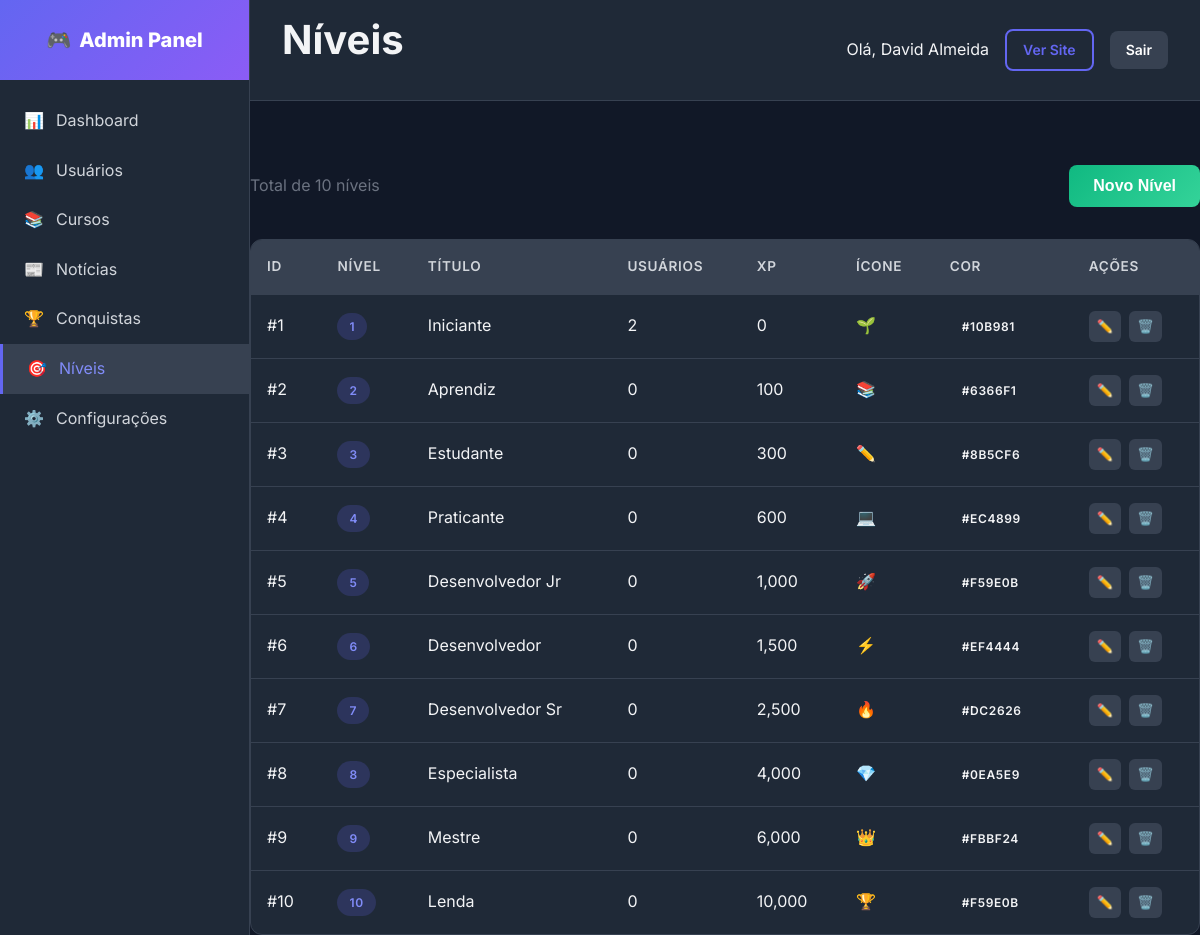
The app's page /admin/levels/levels.php (signed in) with its own data.
### tables this page shows
CREATE TABLE IF NOT EXISTS `users` (
  `id` int NOT NULL AUTO_INCREMENT,
  `username` varchar(50) NOT NULL,
  `email` varchar(100) NOT NULL,
  `password` varchar(255) NOT NULL,
  `full_name` varchar(100) NOT NULL,
  `avatar` varchar(255) DEFAULT 'default.png',
  `role` enum('student','instructor','admin') DEFAULT 'student',
  `xp_total` int DEFAULT '0',
  `level` int DEFAULT '1',
  `streak_days` int DEFAULT '0',
  `last_activity` date DEFAULT NULL,
  `coins` int DEFAULT '0',
  `bio` text,
  `github_url` varchar(255) DEFAULT NULL,
  `linkedin_url` varchar(255) DEFAULT NULL,
  `is_active` tinyint(1) DEFAULT '1',
  `email_verified` tinyint(1) DEFAULT '0',
  `created_at` timestamp NULL DEFAULT CURRENT_TIMESTAMP,
  `updated_at` timestamp NULL DEFAULT CURRENT_TIMESTAMP ON UPDATE CURRENT_TIMESTAMP,
  PRIMARY KEY (`id`),
  UNIQUE KEY `username` (`username`),
  UNIQUE KEY `email` (`email`),
  KEY `idx_username` (`username`),
  KEY `idx_email` (`email`),
  KEY `idx_xp` (`xp_total`)
);

CREATE TABLE IF NOT EXISTS `levels` (
  `id` int NOT NULL AUTO_INCREMENT,
  `level_number` int NOT NULL,
  `title` varchar(50) NOT NULL,
  `xp_required` int NOT NULL,
  `badge_icon` varchar(100) DEFAULT NULL,
  `color` varchar(7) DEFAULT '#6366f1',
  `perks` text,
  `created_at` timestamp NULL DEFAULT CURRENT_TIMESTAMP,
  PRIMARY KEY (`id`),
  UNIQUE KEY `level_number` (`level_number`),
  KEY `idx_level_number` (`level_number`),
  KEY `idx_xp_required` (`xp_required`)
);

### includes/functions.php (called while the page is built, shortened)
<?php
if (!function_exists('url')) {
    function url(string $path = ''): string {
        $baseUrl = defined('BASE_URL') ? BASE_URL : 'http://localhost/gamedev-academy/';
        return rtrim($baseUrl, '/') . '/' . ltrim($path, '/');
    }
}
if (!function_exists('asset')) {
    function asset(string $path): string {
        $path = ltrim($path, '/');
        $protocol = (!empty($_SERVER['HTTPS']) && $_SERVER['HTTPS'] === 'on') ? 'https://' : 'http://';
        $host = $_SERVER['HTTP_HOST'] ?? 'localhost';
        $scriptName = $_SERVER['SCRIPT_NAME'];
        $pathParts = explode('/', trim($scriptName, '/'));
        $projectFolder = $pathParts[0] ?? '';
        if (!empty($projectFolder) && $projectFolder !== 'index.php') {
            return $protocol . $host . '/' . $projectFolder . '/assets/' . $path;
        }
        return $protocol . $host . '/assets/' . $path;
    }
}
if (!function_exists('escape')) {
    function escape(?string $string): string {
        return htmlspecialchars($string, ENT_QUOTES | ENT_HTML5, 'UTF-8');
    }
}
?>

### classes/Database.php (called while the page is built, shortened)
<?php
class Database {
    private static $instance = null;
    private $pdo;
    private function __construct() {
        try {
            $dsn = "mysql:host=" . DB_HOST . ";dbname=" . DB_NAME . ";charset=" . DB_CHARSET;
            $options = [
                PDO::ATTR_ERRMODE => PDO::ERRMODE_EXCEPTION,
                PDO::ATTR_DEFAULT_FETCH_MODE => PDO::FETCH_ASSOC,
                PDO::ATTR_EMULATE_PREPARES => false,
            ];
            $this->pdo = new PDO($dsn, DB_USER, DB_PASS, $options);
        } catch (PDOException $e) {
            die("Erro de conexão: " . $e->getMessage());
        }
    }
    public static function getInstance(): self {
        if (self::$instance === null) {
            self::$instance = new self();
        }
        return self::$instance;
    }
    public function query(string $sql, array $params = []): PDOStatement {
        $stmt = $this->pdo->prepare($sql);
        $stmt->execute($params);
        return $stmt;
    }
    public function fetch(string $sql, array $params = []): ?array {
        return $this->query($sql, $params)->fetch() ?: null;
    }
    public function fetchAll(string $sql, array $params = []): array {
        return $this->query($sql, $params)->fetchAll();
    }
}

### classes/Auth.php (called while the page is built, shortened)
<?php
require_once __DIR__ . '/Database.php';
require_once __DIR__ . '/User.php';
class Auth {
    private $user;
    public function __construct() {
        $this->user = new User();
    }
    public function isLoggedIn(): bool {
        if (isset($_SESSION['user_id'])) {
            return true;
        }
        return false;
    }
    public function getCurrentUser(): ?array {
        return $this->user->find($_SESSION['user_id']);
    }
}

### classes/User.php (called while the page is built, shortened)
<?php
class User {
    private $db;
    public function __construct() {
        $this->db = Database::getInstance();
    }
    public function find(int $id): ?array {
        return $this->db->fetch("SELECT * FROM users WHERE id = ?", [$id]);
    }
}

### admin/levels/levels.php (the view, shortened to what this page needs)
<?php
$pageTitle = 'Níveis';
include '../includes/header.php';
$db = Database::getInstance();
$levels = $db->fetchAll("
    SELECT l.*, (SELECT COUNT(*) FROM users WHERE level = l.level_number) as user_count
    FROM levels l
    ORDER BY l.level_number ASC
");
?>
<div class="d-flex justify-between align-center mb-4">
    <p class="text-muted">Total de <?= count($levels) ?> níveis</p>
    <button class="btn btn-success" onclick="document.getElementById('create-level').style.display='block'">Novo Nível</button>
</div>
<div class="admin-table-container">
    <table class="admin-table">
        <thead>
            <tr>
                <th>ID</th>
                <th>Nível</th>
                <th>Título</th>
                <th>Usuários</th>
                <th>XP</th>
                <th>Ícone</th>
                <th>Cor</th>
                <th>Ações</th>
            </tr>
        </thead>
        <tbody>
            <?php foreach ($levels as $level): ?>
            <tr>
                <td>#<?= $level['id'] ?></td>
                <td><span class="badge badge-primary"><?= $level['level_number'] ?></span></td>
                <td><?= escape($level['title']) ?></td>
                <td><?= number_format($level['user_count']) ?></td>
                <td><?= number_format($level['xp_required']) ?></td>
                <td><?= escape($level['badge_icon']) ?></td>
                <td><span class="badge badge-secondary"><?= escape($level['color']) ?></span></td>
                <td>
                    <div class="admin-actions">
                        <button class="btn-action edit" title="Editar" onclick="toggleEdit(<?= $level['id'] ?>)">✏️</button>
                        <form method="POST" onsubmit="return confirm('Remover este nível?')">
                            <button class="btn-action delete" title="Deletar">🗑️</button>
                        </form>
                    </div>
                </td>
            </tr>
            <?php endforeach; ?>
        </tbody>
    </table>
</div>
<?php include '../includes/footer.php'; ?>

### admin/includes/header.php (shortened to what this page needs)
<?php
require_once __DIR__ . '/../../config/database.php';
require_once __DIR__ . '/../../classes/Database.php';
require_once __DIR__ . '/../../classes/User.php';
require_once __DIR__ . '/../../classes/Auth.php';
require_once __DIR__ . '/../../classes/News.php';
require_once __DIR__ . '/../../includes/functions.php';
$auth = new Auth();
$auth->requireAdmin();
$currentUser = $auth->getCurrentUser();
?>
<!DOCTYPE html>
<html lang="pt-BR">
<head>
    <link rel="stylesheet" href="<?= asset('css/main.css') ?>">
    <link rel="stylesheet" href="<?= asset('css/admin.css') ?>">
<?php
    if (class_exists('EditorJSLoader')) {
        EditorJSLoader::renderStyles();
    }
?>
</head>
<body>
    <div class="admin-layout">
        <?php include __DIR__ . '/sidebar.php'; ?>
        <main class="admin-main">
            <div class="admin-header">
                <h1><?= $pageTitle ?? 'Dashboard' ?></h1>
                <div class="d-flex align-center gap-2">
                    <span>Olá, <?= escape($currentUser['full_name']) ?></span>
                    <a href="<?= url() ?>" class="btn btn-sm btn-outline">Ver Site</a>
                    <a href="<?= url('logout.php') ?>" class="btn btn-sm btn-secondary">Sair</a>
                </div>
            </div>
            <div class="admin-content"></div>

### assets/css/main.css (style rules this page uses)
:root { --primary: #6366f1; --primary-dark: #4f46e5; --primary-light: #818cf8; --secondary: #10b981; --accent: #f59e0b; --danger: #ef4444; --warning: #f59e0b; --success: #10b981; --dark: #1e1e2e; --dark-light: #2a2a3e; --gray-900: #111827; --gray-800: #1f2937; --gray-700: #374151; --gray-600: #4b5563; --gray-500: #6b7280; --gray-400: #9ca3af; --gray-300: #d1d5db; --gray-200: #e5e7eb; --gray-100: #f3f4f6; --white: #ffffff; --gradient-primary: linear-gradient(135deg, #6366f1 0%, #8b5cf6 100%); --gradient-secondary: linear-gradient(135deg, #10b981 0%, #34d399 100%); --gradient-dark: linear-gradient(135deg, #1e1e2e 0%, #2a2a3e 100%); --gradient-hero: linear-gradient(135deg, #1e1e2e 0%, #2d1b69 50%, #1e1e2e 100%); --shadow-sm: 0 1px 2px rgba(0, 0, 0, 0.05); --shadow: 0 4px 6px -1px rgba(0, 0, 0, 0.1); --shadow-md: 0 10px 15px -3px rgba(0, 0, 0, 0.1); --shadow-lg: 0 20px 25px -5px rgba(0, 0, 0, 0.1); --shadow-glow: 0 0 20px rgba(99, 102, 241, 0.3); --radius-sm: 0.375rem; --radius: 0.5rem; --radius-lg: 0.75rem; --radius-xl: 1rem; --radius-full: 9999px; --transition: all 0.3s ease; --transition-fast: all 0.15s ease; }
* { margin: 0; padding: 0; box-sizing: border-box; }
html { scroll-behavior: smooth; }
body { font-family: 'Inter', -apple-system, BlinkMacSystemFont, 'Segoe UI', Roboto, sans-serif; background: var(--gray-900); color: var(--gray-100); line-height: 1.6; min-height: 100vh; }
a { color: var(--primary-light); text-decoration: none; transition: var(--transition-fast); }
h1, h2, h3, h4, h5, h6 { font-weight: 700; line-height: 1.2; margin-bottom: 0.5em; }
h1 { font-size: 2.5rem; }
.btn { display: inline-flex; align-items: center; justify-content: center; gap: 0.5rem; padding: 0.75rem 1.5rem; font-size: 1rem; font-weight: 600; border: none; border-radius: var(--radius); cursor: pointer; transition: var(--transition); text-decoration: none; }
.btn-secondary { background: var(--gray-700); color: var(--white); }
.btn-success { background: var(--gradient-secondary); color: var(--white); }
.btn-outline { background: transparent; border: 2px solid var(--primary); color: var(--primary); }
.btn-sm { padding: 0.5rem 1rem; font-size: 0.875rem; }
.badge { display: inline-flex; align-items: center; padding: 0.25rem 0.75rem; font-size: 0.75rem; font-weight: 600; border-radius: var(--radius-full); text-transform: uppercase; letter-spacing: 0.05em; }
.badge-primary { background: rgba(99, 102, 241, 0.2); color: var(--primary-light); }
.text-muted { color: var(--gray-500); }
.mb-4 { margin-bottom: 2rem; }
.d-flex { display: flex; }
.align-center { align-items: center; }
.justify-between { justify-content: space-between; }
.gap-2 { gap: 1rem; }

### assets/css/admin.css (style rules this page uses)
.admin-layout { display: flex; min-height: 100vh; }
.admin-main { flex: 1; margin-left: 250px; min-height: 100vh; background: var(--gray-900); }
.admin-header { background: var(--gray-800); border-bottom: 1px solid var(--gray-700); padding: 1rem 2rem; display: flex; justify-content: space-between; align-items: center; }
.admin-content { padding: 2rem; }
.admin-table-container { background: var(--gray-800); border-radius: var(--radius-lg); overflow: hidden; border: 1px solid var(--gray-700); }
.admin-table { width: 100%; border-collapse: collapse; }
.admin-table thead { background: var(--gray-700); }
.admin-table th { padding: 1rem; text-align: left; font-weight: 600; color: var(--gray-300); font-size: 0.85rem; text-transform: uppercase; letter-spacing: 0.05em; }
.admin-table td { padding: 1rem; border-top: 1px solid var(--gray-700); }
.admin-actions { display: flex; gap: 0.5rem; }
.btn-action { padding: 0.5rem; background: var(--gray-700); border: none; border-radius: var(--radius-sm); color: var(--gray-400); cursor: pointer; transition: var(--transition-fast); }
.btn-action.edit { color: var(--primary); }
.btn-action.delete { color: var(--danger); }

### records on screen
users: full_name "David Almeida"
levels: id "1", level_number "1", title "Iniciante", user_count "2", xp_required "0", badge_icon "🌱", color "#10B981"
levels: id "2", level_number "2", title "Aprendiz", user_count "0", xp_required "100", badge_icon "📚", color "#6366F1"
levels: id "3", level_number "3", title "Estudante", user_count "0", xp_required "300", badge_icon "✏️", color "#8B5CF6"
levels: id "4", level_number "4", title "Praticante", user_count "0", xp_required "600", badge_icon "💻", color "#EC4899"
levels: id "5", level_number "5", title "Desenvolvedor Jr", user_count "0", xp_required "1,000", badge_icon "🚀", color "#F59E0B"
levels: id "6", level_number "6", title "Desenvolvedor", user_count "0", xp_required "1,500", badge_icon "⚡", color "#EF4444"
levels: id "7", level_number "7", title "Desenvolvedor Sr", user_count "0", xp_required "2,500", badge_icon "🔥", color "#DC2626"
levels: id "8", level_number "8", title "Especialista", user_count "0", xp_required "4,000", badge_icon "💎", color "#0EA5E9"
levels: id "9", level_number "9", title "Mestre", user_count "0", xp_required "6,000", badge_icon "👑", color "#FBBF24"
levels: id "10", level_number "10", title "Lenda", user_count "0", xp_required "10,000", badge_icon "🏆", color "#F59E0B"

### other values on screen
$pageTitle "Níveis"
count($levels) "10"
